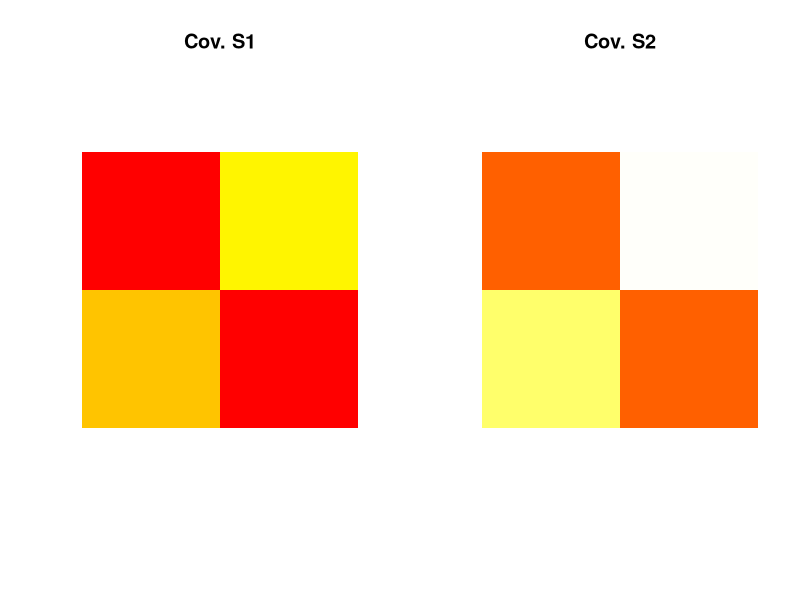

This figure's R source: (Note: this script raises an error after producing the figure.)
# EXAM 28-6-2019

#######################################
############# Exercise 1 ##############
#######################################

terrassa <- read.table('terrassa.txt', header=T)
girona <- read.table('girona.txt', header=T)

# a) Perform a statistical test of level 95% to verify if the mean evaluations in the two cities 
# differ. State and verify the model assumptions.

# The distribution of two different tapas are independent -> two differernt gaussian population!
# I can't do the dataset of differences

t1 <- terrassa
t2 <- girona

n1 <- dim(t1)[1] # n1=35
n2 <- dim(t2)[1] # n2=35
p  <- dim(t1)[2] # p=2


# we compute the sample mean, covariance matrices and the matrix Spooled

t1.mean <- sapply(t1,mean)
t2.mean <- sapply(t2,mean)
t1.cov  <-  cov(t1)
t2.cov  <-  cov(t2)
Sp      <- ((n1-1)*t1.cov + (n2-1)*t2.cov)/(n1+n2-2)
# we compare the matrices
list(S1=t1.cov, S2=t2.cov, Spooled=Sp)
par(mfrow=c(1,2))
image(t1.cov, col=heat.colors(100),main='Cov. S1', asp=1, axes = FALSE, breaks = quantile(rbind(t1.cov,t2.cov), (0:100)/100, na.rm=TRUE))
image(t2.cov, col=heat.colors(100),main='Cov. S2', asp=1, axes = FALSE, breaks = quantile(rbind(t1.cov,t2.cov), (0:100)/100, na.rm=TRUE))
# same covariance structure!


# Test H0: mu1 == mu2  vs  H1: mu1 != mu2
# i.e.,
# Test H0: mu1-mu2 == c(0,0)  vs  H1: mu1-mu2 != c(0,0)

alpha   <- .05
delta.0 <- c(0,0)
Spinv   <- solve(Sp)

T2 <- n1*n2/(n1+n2) * (t1.mean-t2.mean-delta.0) %*% Spinv %*% (t1.mean-t2.mean-delta.0)

cfr.fisher <- (p*(n1+n2-2)/(n1+n2-1-p))*qf(1-alpha,p,n1+n2-1-p)
T2 < cfr.fisher # TRUE: no statistical evidence to reject H0 at level 1%

P <- 1 - pf(T2/(p*(n1+n2-2)/(n1+n2-1-p)), p, n1+n2-1-p)
P # 0  

# I can reject H0! The mean evaluation in the two cities differ.

# b) Interpret the results of the test at point (a) through two Bonferroni intervals of global 
# level 95% for appropriate differences in the mean. Comment the result

k <- p  # 2
cfr.t <- qt(1-alpha/(2*k),n1+n2-2)

IC.T2.1 <- c(t2.mean[1]-t1.mean[1]-sqrt(cfr.t*Sp[1,1]*(1/n1+1/n2)), t2.mean[1]-t1.mean[1]+sqrt(cfr.fisher*Sp[1,1]*(1/n1+1/n2)) )
IC.T2.2 <- c(t2.mean[2]-t1.mean[2]-sqrt(cfr.t*Sp[2,2]*(1/n1+1/n2)), t2.mean[2]-t1.mean[2]+sqrt(cfr.fisher*Sp[2,2]*(1/n1+1/n2)) )
IC.T2 <- rbind(IC.T2.X1, IC.T2.X2)
dimnames(IC.T2)[[2]] <- c('inf','sup')                        
IC.T2


# no interval contains the zero value, so I can confirm that on average there is a difference 
# between the city ratings

# c) Is there statistical evidence to state that, at level 95%, the average∗ evaluations of Girona’s 
# tapas are in mean higher than those of Terrassa’s tapas?

# Dataset of the averages

av.terrassa <- (terrassa[,1] + terrassa[,2])/2
av.girona <- (girona[,1] + girona[,2])/2

# My test: H0: mu(av.girona) >= mu(av.terrassa) vs H1: H0^C
#          H0: mu(av.girona) - mu(av.terrassa) >= 0 vs H1: H0^C

t1 <- av.terrassa
t2 <- av.girona

# Gaussianity assumption:
shapiro.test(t1)
shapiro.test(t2)
# ok

t1.cov  <-  var(t1)
t2.cov  <-  var(t2)
Sp      <- ((n1-1)*t1.cov + (n2-1)*t2.cov)/(n1+n2-2)
# we compare the matrices
list(S1=t1.cov, S2=t2.cov, Spooled=Sp)
var.test(t1,t2) #ok!

t.test(t2,t1, alternative = 'less', var.equal = TRUE)

# pvalue of the test is 1, so I accept H0 and I can assess that there is statistical
# evidence to say that the evaluations of girona is higher than the one in terrassa.


#######################################
############# Exercise 2 ##############
#######################################

prof <- read.table('profiling.txt', header=T)

# a) Build a classifier for the variable type of user based on the available quantitative features.
# Report the model for the data, the estimates of its parameters (means and covariances), 
# the priors within the groups and verify the model assumptions. Report a qualitative plot of 
# the classification regions.

attach(prof)

# Look at the data:
plot(prof[,1], prof[,2], pch=19, col=c('blue','red')[factor(prof[,3])], xlab='t1', ylab='t2')

t <- prof[,1:2]
# Verify the assumptions for LDA:
# 1) normality (multivariate) within the groups
mcshapiro.test(t[which(prof$type=='tourist'),]) # pvalue=0.7
mcshapiro.test(t[which(prof$type=='resident'),]) # pvalue=0.13

# 2) equal variances
S1 <- cov(t[which(prof$type=='tourist'),])
S2 <- cov(t[which(prof$type=='resident'),])
par(mfrow=c(1,2))
image(S1, col=heat.colors(100),main='Cov. S1', asp=1, axes = FALSE, breaks = quantile(rbind(S1,S2), (0:100)/100, na.rm=TRUE))
image(S2, col=heat.colors(100),main='Cov. S2', asp=1, axes = FALSE, breaks = quantile(rbind(S1,S2), (0:100)/100, na.rm=TRUE))
S1
S2

# I cannot use LDA approach
# I use qda

prof.lda <- qda(t,prof$type)
prof.lda

# Priors:
prof.lda$prior
# resident   tourist 
# 0.7132146 0.2867854 

# Plot of the classifcation regions
Lda.prof <- predict(prof.lda, t)

plot(t, main='t', xlab='t1', ylab='t2', pch=20)
points(t[which(prof$type=='tourist'),], col='red', pch=20)
points(t[which(prof$type=='resident'),], col='green', pch=20)
legend("topright", legend=levels(factor(prof$type)), fill=c('red','green'), cex=.7)

points(prof.lda$means, pch=4,col=c('red','green') , lwd=2, cex=1.5)

x  <- seq(min(prof[,1]), max(prof[,1]), length=200)
y  <- seq(min(prof[,2]), max(prof[,2]), length=200)
xy <- expand.grid(t1=x, t2=y)

z  <- predict(prof.lda, xy)$post
z1 <- z[,1] - pmax(z[,2])  
z2 <- z[,2] - pmax(z[,1])     

contour(x, y, matrix(z1, 200), levels=0, drawlabels=F, add=T)  
contour(x, y, matrix(z2, 200), levels=0, drawlabels=F, add=T)

# b) Compute the APER of the classifier.

errors <- (Lda.prof$class != prof$type)
sum(errors)
length(prof$type)

APER   <- sum(errors)/length(prof$type)
APER # 0.0562

# c) How would you profile a new user with t1 = 35min and t2 = 3min?
x <- data.frame(t1 = 35, t2 = 3)

predict(prof.lda, x)$posterior

# I can assess that this profile is a tourist


#######################################
############# Exercise 3 ##############
#######################################

airport <- read.table('airport.txt', header=T)
attach(airport)

# a) Estimate the parameters of the model ({β0,g,β1,g,σ}). Verify the model assumptions.

# Dummies:
d1 <- ifelse(time.of.the.day=='6-10',1,0) # time 6-10
d2 <- ifelse(time.of.the.day=='11-15',1,0) # time 11-15
# If either = 0 -> time 16-20

model <- lm(duration ~ d1 + d2 + distance:d1 + distance:d2 + distance)
summary(model)

# Coefficients:  (group1 = 6-10, group2 = 11-15, group3 = 16-20)
coeffs <- data.frame(beta0.1 = model$coefficients[1] + model$coefficients[2],
                     beta0.2 = model$coefficients[1] + model$coefficients[3],
                     beta0.3 = model$coefficients[1],
                     beta1.1 = model$coefficients[4] + model$coefficients[5],
                     beta1.2 = model$coefficients[4] + model$coefficients[6],
                     beta1.3 = model$coefficients[4],
                     sigma = sqrt(sum(residuals(model)^2)/model$df))
coeffs

# Verify the model assumptions:
# Gaussianity on the residuals:
shapiro.test(model$residuals) # pvalue = 0.08 -> ok
# Homoschedasticity:
plot(model) # no particular pattern -> ok

# b) Perform two statistical tests – each at level 1% – to verify if
# - there is a significant dependence of the mean duration on the time of the day:
linearHypothesis(model, rbind(c(1,0,0,0,0,0),
                              c(0,1,0,0,0,0),
                              c(0,0,1,0,0,0)), c(0,0,0))
# there is statistical evidence to assess that the 3 factors are not significant for my model!
# I can remove these
model1 <- lm(duration ~ distance:d1 + distance:d2 + distance)
summary(model1)

# - there is a significant dependence of the mean duration on the distance traveled.
linearHypothesis(model1, rbind(c(0,1,0,0),
                              c(0,0,1,0),
                              c(0,0,0,1)), c(0,0,0))
# at least one is significant:
# looking at one at the time tests in the summary:
summary(model1)
# I can remove distance:d2:
model2 <- lm(duration ~ distance:d1 + distance)
summary(model2)

# OK! all the other terms are significant

# c) Based on tests (b) or any other test deemed relevant, reduce the model and update the 
# model parameters.

model.reduce <- lm(duration ~ distance:d1 + distance)
summary(model.reduce)

coeffs.new <- data.frame(beta0 = model$coefficients[1], 
                     beta1.1 = model$coefficients[2] + model$coefficients[3],
                     beta1.3 = model$coefficients[2],
                     sigma = sqrt(sum(residuals(model.reduce)^2)/model.reduce$df))
coeffs.new

# d) You have a flight from Barcelona airport at 10:30 a.m., and you want to be at the airport at 
# least 1 hour before the flight departure. At the bus station in front of your hotel in Terrassa 
# (distance of 57 km from the airport), the bus is scheduled to depart every 30 minutes from 6 
# a.m. to 20:30 p.m.. What time would you take the bus to be on time with probability 99%?

Z0.new <- data.frame(distance=57, d1=1) 

# Pred. int. for the new obs
Pred <- predict(model.reduce, Z0.new, interval='prediction', level=1-0.01)  
Pred

# fit      lwr      upr
# 112.4163 97.77151 127.0611

# the duration of the trip is ~ 112 mins, so if I want to be at the airport at 9.30, I must take 
# the bus at 7.30 a.m. from Terrassa (to stay calm I would take the one at 7 :P)


#######################################
############# Exercise 4 ##############
#######################################

montserrat <- read.table('montserrat.txt', header=T)

v.f <- function(x, ...){100-cov.spatial(x, ...)} # for graphical pourposes
v.f.est<-function(x,C0, ...){C0-cov.spatial(x, ...)} # for graphical pourposes

coordinates(montserrat) <- c('x','y')
bubble(montserrat,'speed',do.log=TRUE,key.space='bottom')

# a) First variogram:
svgm <- variogram(speed ~ 1, montserrat)
plot(svgm, main = 'Sample Variogram',pch=19)

vgm1 <- variogram(speed ~ distance, montserrat)
plot(vgm1, main = 'Second variogram', pch=19)

# The second variogram seems to increase linearly and than stabilized -> is more in line with
# the stationarity assumption, so I choose it!

# b) Fit to the empirical variogram chosen at point (a), a spherical model without nugget, via 
# weighted least squares. Report the estimates of sill and range. Comment the results.

v.fit1 <- fit.variogram(vgm1, vgm(1, "Sph", 10))
v.fit1

# estimate of sill and range:

#     sill    range
# 8.052468 28.32964

# c) Estimate, via Generalized Least Squares, the parameter(s) a of the model chosen at point (a)
z0 <- montserrat[1,]
z0$distance <- 0
g.t <- gstat(formula = speed ~ distance, data = montserrat, model = v.fit1)
# Estimated a0

a0 <- predict(g.t, z0, BLUE = TRUE)$var1.pred
a0 # 49.15834

# estimated a1
z0$distance <- 1
a1 <- predict(g.t, z0, BLUE = TRUE)$var1.pred - a0
a1 # -0.1019893

# d) Predict the wind speed at the top of the mountain, s0 = (402476, 4605558). Report the 
# associated prediction variance.
s0.new <- as.data.frame(matrix(c(402476,4605558,0),1,3))
names(s0.new) <- c('x','y','distance')
coordinates(s0.new) <- c('x','y')
predict(g.tr, s0.new)

# coordinates       var1.pred  var1.var
# (402476, 4605558)  52.49582  2.128486










